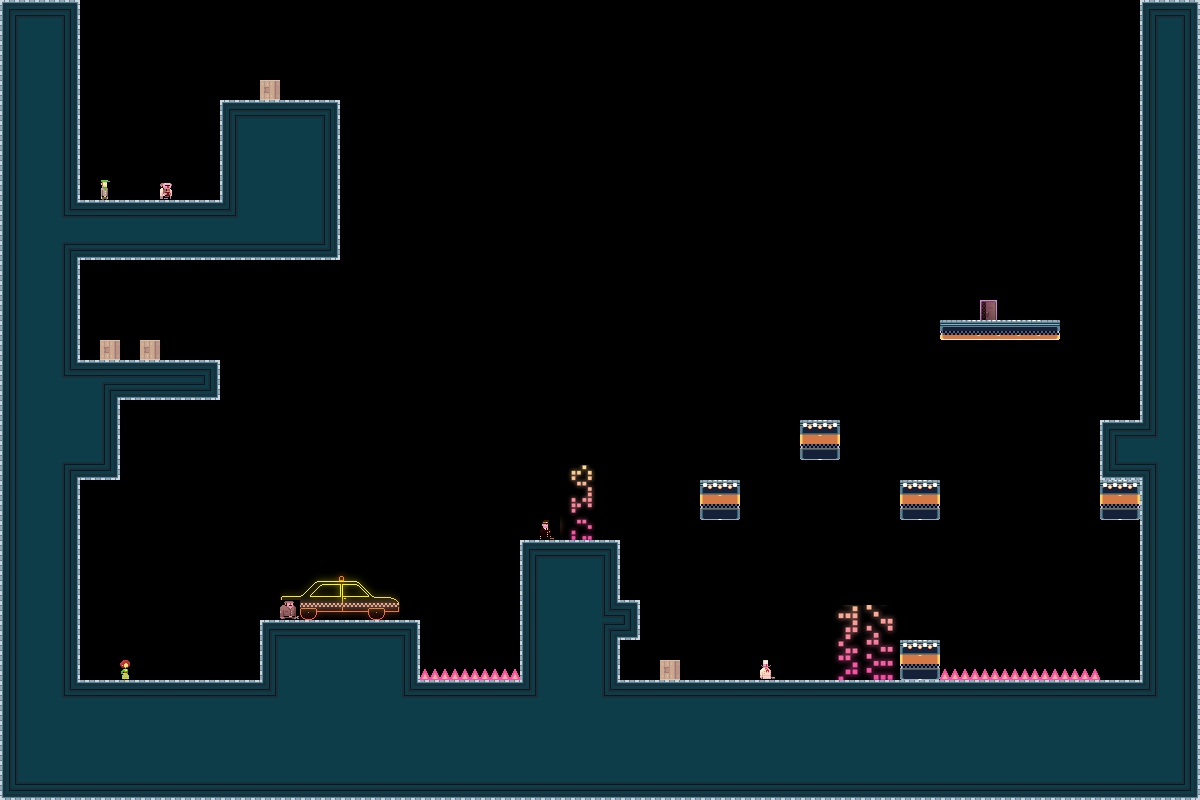

This game map was drawn from its Tiled (.tmx) file and the tilesets committed beside it. A one-line description and the trimmed map source follow:
An orthogonal 60x40 tile map with 20x20 px tiles, 1 tile layer (bg) and 5 objects.

<map version="1.0" orientation="orthogonal" width="60" height="40" tilewidth="20" tileheight="20">
 <properties>
  <property name="liselotStart" value="YES" />
 </properties>
 <tileset firstgid="1" name="tiles_newyork" tilewidth="20" tileheight="20">
  <image source="../../../../../XNAModeContent/Lemonade/tiles_newyork.png" width="400" height="400" />
  <terraintypes>
   <terrain name="solid" tile="-1" />
  </terraintypes>
  <tile id="8" terrain=",,,0" />
  <tile id="9" terrain=",,0,0" />
  <tile id="10" terrain=",,0,0" />
  <tile id="11" terrain=",,0,0" />
  <tile id="12" terrain=",,0,0" />
  <tile id="13" terrain=",,0,0" />
  <tile id="14" terrain=",,0," />
  <tile id="15" terrain="0,0,0," />
  <tile id="16" terrain="0,0,,0" />
  <tile id="28" terrain=",0,,0" />
  <tile id="34" terrain="0,,0," />
  <tile id="35" terrain="0,,0,0" />
  <tile id="36" terrain=",0,0,0" />
  <tile id="48" terrain=",0,,0" />
  <tile id="54" terrain="0,,0," />
  <tile id="68" terrain=",0,,0" />
  <tile id="74" terrain="0,,0," />
  <tile id="88" terrain=",0,,0" />
  <tile id="94" terrain="0,,0," />
  <tile id="108" terrain=",0,,0" />
  <tile id="114" terrain="0,,0," />
  <tile id="128" terrain=",0,," />
  <tile id="129" terrain="0,0,," />
  <tile id="130" terrain="0,0,," />
  <tile id="131" terrain="0,0,," />
  <tile id="132" terrain="0,0,," />
  <tile id="133" terrain="0,0,," />
  <tile id="134" terrain="0,,," />
  <tile id="194" terrain="0,0,0,0" />
  <tile id="356">
   <properties>
    <property name="LargeCrate" value="" />
   </properties>
  </tile>
  <tile id="380">
   <properties>
    <property name="Andre" value="" />
   </properties>
  </tile>
  <tile id="381">
   <properties>
    <property name="Liselot" value="" />
   </properties>
  </tile>
  <tile id="382">
   <properties>
    <property name="Amsterdaam" value="" />
   </properties>
  </tile>
  <tile id="383">
   <properties>
    <property name="Worker" value="" />
   </properties>
  </tile>
  <tile id="384">
   <properties>
    <property name="Inspector" value="" />
   </properties>
  </tile>
  <tile id="385">
   <properties>
    <property name="Chef" value="" />
   </properties>
  </tile>
  <tile id="386">
   <properties>
    <property name="Exit" value="" />
   </properties>
  </tile>
  <tile id="387">
   <properties>
    <property name="Trampoline" value="" />
   </properties>
  </tile>
  <tile id="388">
   <properties>
    <property name="SmallCrate" value="" />
   </properties>
  </tile>
  <tile id="389">
   <properties>
    <property name="SugarBag" value="" />
   </properties>
  </tile>
 </tileset>
 <layer name="bg" width="60" height="40">
  <data>[2400 cells, 870 non-empty, 102 distinct tile ids]</data>
 </layer>
 <objectgroup name="boxes" width="60" height="40">
  <object x="340" y="200">
   <polyline points="40,0 40,260" />
  </object>
  <object x="400" y="200">
   <polyline points="0,0 700,0" />
  </object>
  <object x="1060" y="260">
   <polyline points="40,0 40,120" />
  </object>
  <object x="380" y="460">
   <polyline points="0,0 0,-220 720,-220 720,-80" />
  </object>
  <object x="1080" y="380">
   <polyline points="20,0 20,-160 -260,-160 -260,-120 -380,-120 -680,-120 -680,-40 -800,-40 -800,60 -940,60" />
  </object>
 </objectgroup>
</map>
